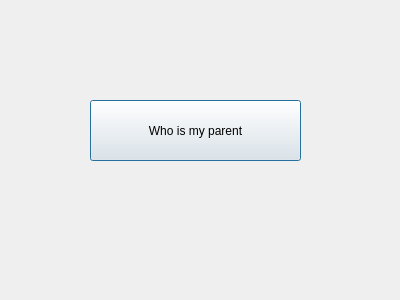
<?xml version="1.0" encoding="UTF-8"?>
<ui version="4.0">
 <class>Dialog_2</class>
 <widget class="QDialog" name="Dialog_2">
  <property name="geometry">
   <rect>
    <x>0</x>
    <y>0</y>
    <width>400</width>
    <height>300</height>
   </rect>
  </property>
  <property name="windowTitle">
   <string>Dialog</string>
  </property>
  <widget class="QPushButton" name="pushButton">
   <property name="geometry">
    <rect>
     <x>90</x>
     <y>100</y>
     <width>211</width>
     <height>61</height>
    </rect>
   </property>
   <property name="text">
    <string>Who is my parent</string>
   </property>
  </widget>
 </widget>
 <resources/>
 <connections/>
</ui>
